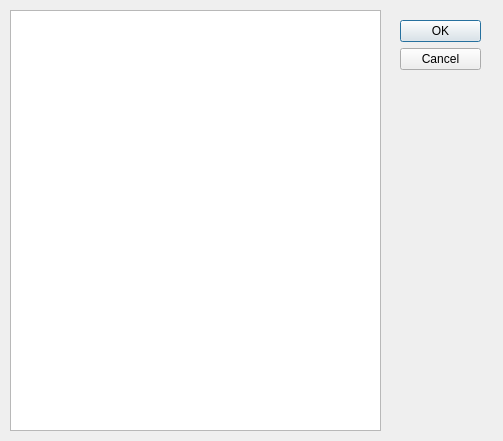
<?xml version="1.0" encoding="UTF-8"?>
<ui version="4.0">
 <class>FileDataInfoWindow</class>
 <widget class="QDialog" name="FileDataInfoWindow">
  <property name="geometry">
   <rect>
    <x>0</x>
    <y>0</y>
    <width>503</width>
    <height>441</height>
   </rect>
  </property>
  <property name="windowTitle">
   <string>Dialog</string>
  </property>
  <widget class="QDialogButtonBox" name="buttonBox">
   <property name="geometry">
    <rect>
     <x>400</x>
     <y>20</y>
     <width>81</width>
     <height>241</height>
    </rect>
   </property>
   <property name="orientation">
    <enum>Qt::Vertical</enum>
   </property>
   <property name="standardButtons">
    <set>QDialogButtonBox::Cancel|QDialogButtonBox::Ok</set>
   </property>
  </widget>
  <widget class="QTextBrowser" name="textBrowser">
   <property name="geometry">
    <rect>
     <x>10</x>
     <y>10</y>
     <width>371</width>
     <height>421</height>
    </rect>
   </property>
  </widget>
 </widget>
 <resources/>
 <connections>
  <connection>
   <sender>buttonBox</sender>
   <signal>accepted()</signal>
   <receiver>FileDataInfoWindow</receiver>
   <slot>accept()</slot>
   <hints>
    <hint type="sourcelabel">
     <x>248</x>
     <y>254</y>
    </hint>
    <hint type="destinationlabel">
     <x>157</x>
     <y>274</y>
    </hint>
   </hints>
  </connection>
  <connection>
   <sender>buttonBox</sender>
   <signal>rejected()</signal>
   <receiver>FileDataInfoWindow</receiver>
   <slot>reject()</slot>
   <hints>
    <hint type="sourcelabel">
     <x>316</x>
     <y>260</y>
    </hint>
    <hint type="destinationlabel">
     <x>286</x>
     <y>274</y>
    </hint>
   </hints>
  </connection>
 </connections>
</ui>
